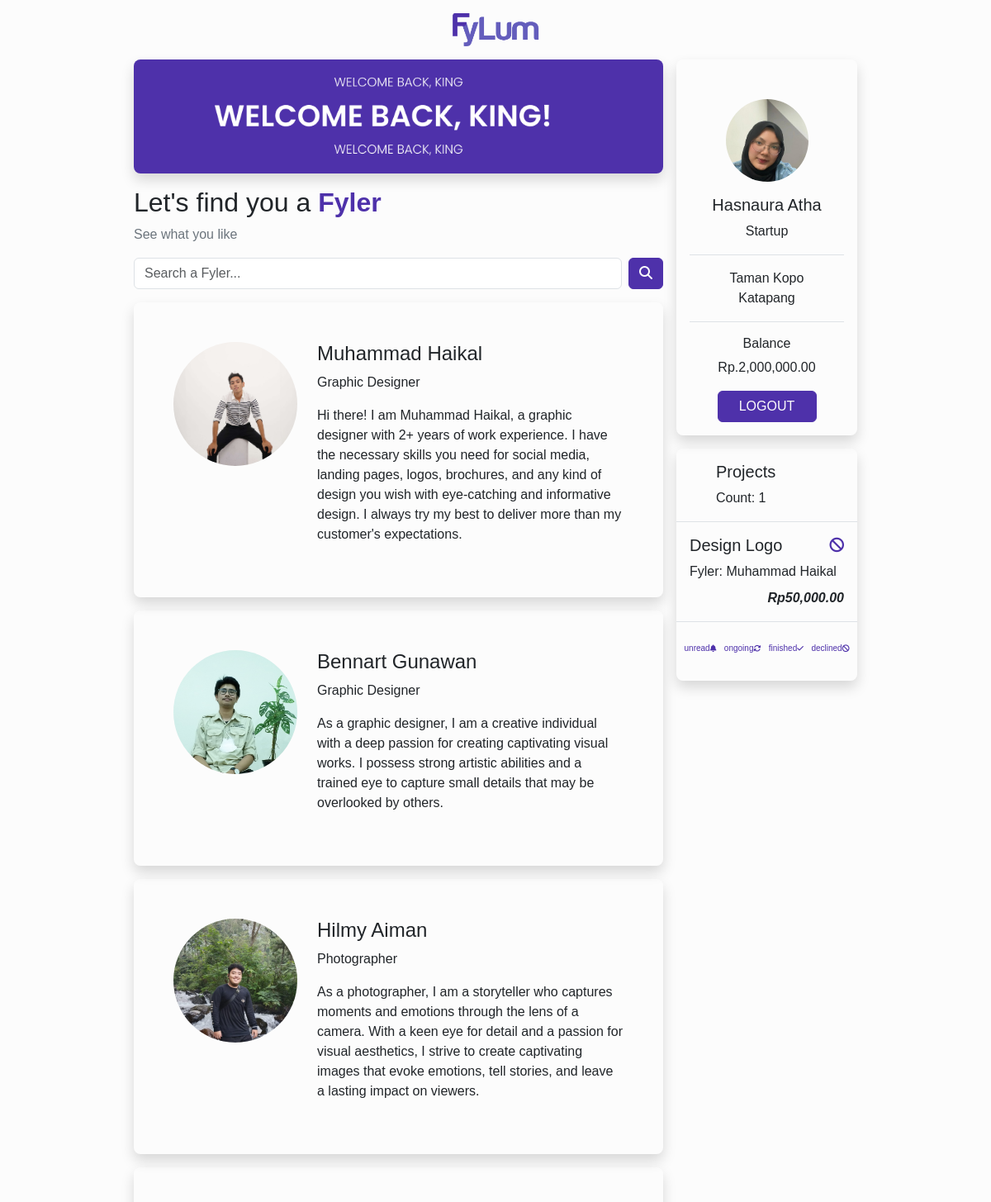
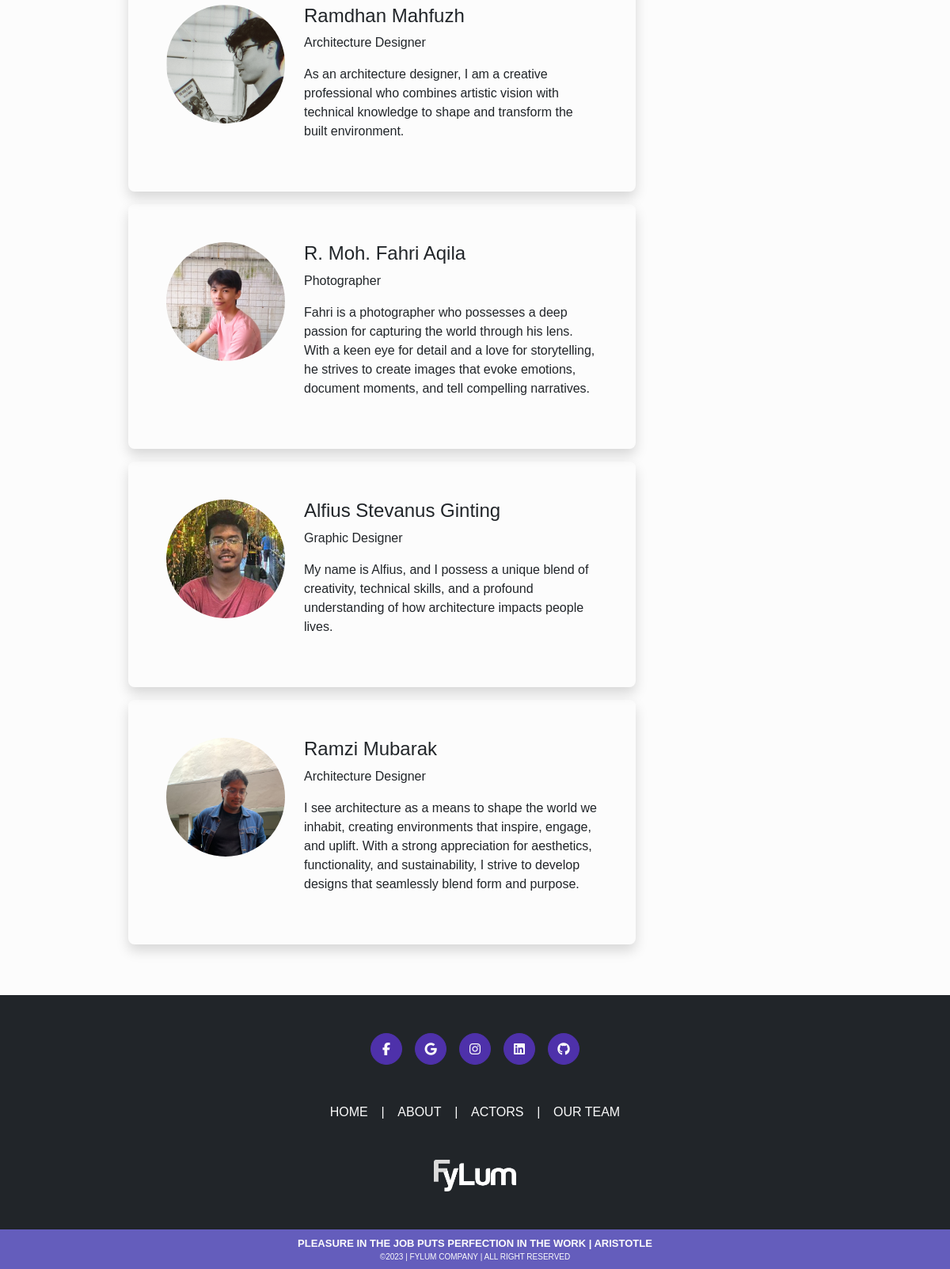
/kingdoms/index.php (signed in), run on an earlier commit of the app's database (2 pictures, top to bottom).
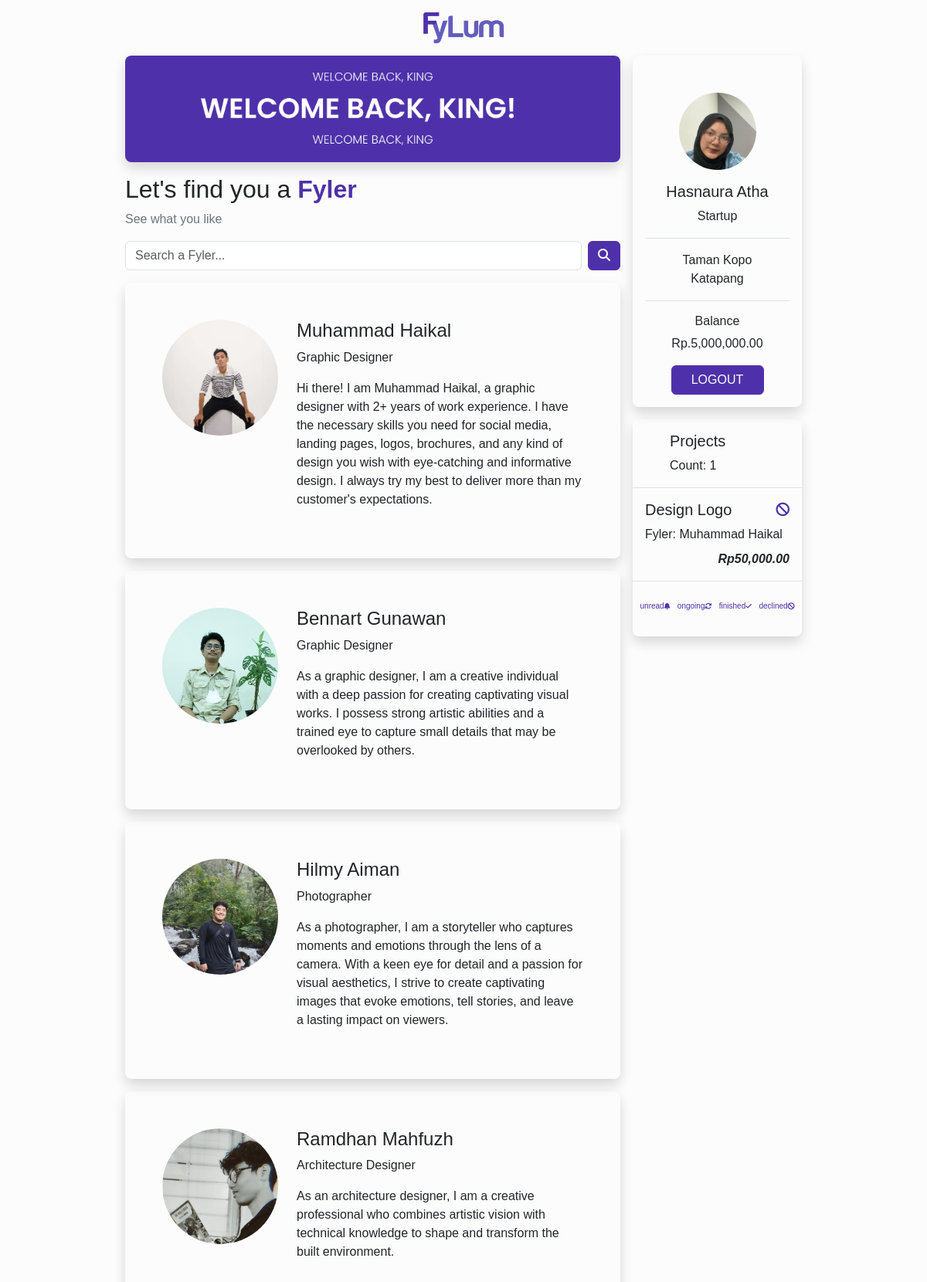
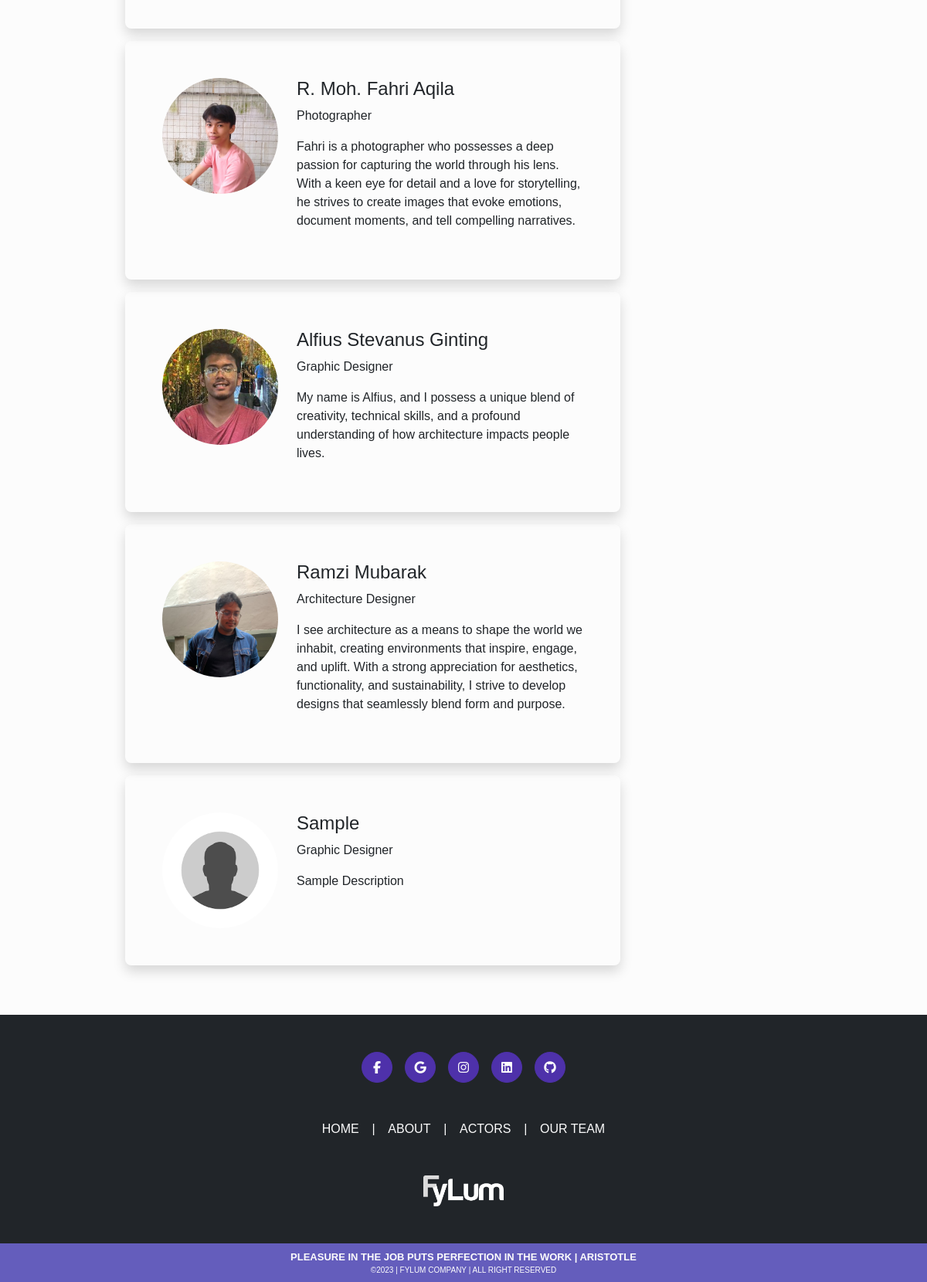
And on a later commit of the database (2 pictures, top to bottom).
### tables this page shows
CREATE TABLE IF NOT EXISTS `fylers` (
  `fyler_id` int(11) NOT NULL AUTO_INCREMENT,
  `account_email` varchar(50) NOT NULL DEFAULT '',
  `fyler_name` varchar(50) NOT NULL DEFAULT '',
  `fyler_cate` varchar(50) NOT NULL DEFAULT '',
  `fyler_desc` varchar(500) NOT NULL DEFAULT '',
  `fyler_age` int(11) NOT NULL,
  `fyler_add` varchar(50) NOT NULL DEFAULT '',
  `fyler_balance` int(11) NOT NULL,
  `fyler_photo` varchar(50) NOT NULL DEFAULT '',
  `fyler_project` int(11) NOT NULL,
  PRIMARY KEY (`fyler_id`),
  KEY `FK__fylers` (`account_email`),
  CONSTRAINT `FK__fylers` FOREIGN KEY (`account_email`) REFERENCES `accounts` (`account_email`) ON DELETE NO ACTION ON UPDATE NO ACTION
);

CREATE TABLE IF NOT EXISTS `projects` (
  `project_id` int(11) NOT NULL AUTO_INCREMENT,
  `king_id` int(11) NOT NULL,
  `fyler_id` int(11) NOT NULL,
  `project_name` varchar(50) NOT NULL,
  `project_desc` varchar(500) NOT NULL,
  `project_start` date NOT NULL,
  `project_end` date NOT NULL,
  `project_cost` int(11) NOT NULL,
  `project_tax` int(11) NOT NULL,
  `project_fee` int(11) NOT NULL,
  `project_status` varchar(50) NOT NULL,
  `project_deliv` varchar(50) DEFAULT NULL,
  PRIMARY KEY (`project_id`),
  KEY `FK_project_king` (`king_id`),
  KEY `FK_project_fyler` (`fyler_id`),
  CONSTRAINT `FK_project_fyler` FOREIGN KEY (`fyler_id`) REFERENCES `fylers` (`fyler_id`) ON DELETE NO ACTION ON UPDATE NO ACTION,
  CONSTRAINT `FK_project_king` FOREIGN KEY (`king_id`) REFERENCES `kings` (`king_id`) ON DELETE NO ACTION ON UPDATE NO ACTION
);

### kingdoms/index.php (the view, shortened to what the changed rows need)
<?php
include('../server/connection.php');
if (isset($_SESSION['logged_in'])) {
  $king_id = $_SESSION['king_id'];
  $king_balance = $_SESSION['king_balance'];
}
?>
<?php
if (isset($_POST['btn_search'])) {
  $keyword = $_POST['keyword'];
  $q_fyler = "SELECT * FROM fylers WHERE fyler_name LIKE '%$keyword%' OR fyler_cate LIKE '%$keyword%'";
} else {
  $q_fyler = "SELECT * FROM fylers";
}
$r_fyler = mysqli_query($conn, $q_fyler);
?>
<?php
$q_projects = "SELECT p.project_id, p.king_id, f.fyler_name,
p.fyler_id, p.project_name, p.project_desc, p.project_start,
p.project_end, p.project_cost, p.project_tax, p.project_fee,
p.project_status, p.project_deliv
 FROM projects p JOIN fylers f ON f.fyler_id = p.fyler_id WHERE king_id = $king_id ORDER BY f.fyler_name";
$r_projects = mysqli_query($conn, $q_projects);
?>
<!DOCTYPE html>
<html lang="en">
<head>
  <link rel="stylesheet" href="../bootstrap/css/bootstrap.css" />
  <link rel="stylesheet" href="../bootstrap/css/main.css" />
  <link href="https://cdn.jsdelivr.net/npm/@sweetalert2/theme-dark@4/dark.css" rel="stylesheet" />
</head>
<body class="bg-main-purple">
  <main>
    <div class="container-fluid bg-nearly-white p-0 m-0 text-dark">
      <div class="container-fluid w-75 pt-5">
        <div class="d-flex mt-4">
          <div class="w-75">
            <div class="mb-3 me-3">
              <h2 class="fw-normal">Let's find you a <span class="fw-bold text-main-purple">Fyler</span></h2>
            </div>
            <?php while ($row = mysqli_fetch_assoc($r_fyler)) { ?>
              <a class="text-dark text-decoration-none" href="" data-bs-toggle="modal" data-bs-target="#modalFylerDetail<?= $row['fyler_id'] ?>">
                <div class="mb-3 me-3">
                  <div class="shadow card-scale-1 rounded-3">
                    <div class="d-flex p-5">
                      <div>
                        <img class="object-fit-cover rounded-circle" src="../assets/images/profiles/fylers/<?= $row['fyler_photo'] ?>" alt="" height="150px" width="150px">
                      </div>
                      <div class="ms-4">
                        <h4><?= $row['fyler_name'] ?></h4>
                        <p><?= $row['fyler_cate'] ?></p>
                        <p class="fw-light"><?= $row['fyler_desc'] ?></p>
                      </div>
                    </div>
                  </div>
                </div>
              </a>
            <?php } ?>
          </div>
          <div class="w-25">
            <div class="mb-3">
              <div class="shadow pt-5 px-3 mb-3 rounded-3">
                <div class="py-3 text-center">
                  <h6 class="0-0">Balance</h6>
                  <p class="m-0 fw-light">Rp.<?= number_format($king_balance) ?>.00</p>
                </div>
              </div>
              <div class="shadow py-3 rounded-3">
                <?php while ($row = mysqli_fetch_assoc($r_projects)) { ?>
                  <?php if ($row['project_status'] == 'unread') {
                    $icon_stat = '<i class="fa-solid fa-bell fa-sm"></i>';
                  } else if ($row['project_status'] == 'ongoing') {
                    $icon_stat = '<i class="fa-solid fa-rotate fa-sm"></i>';
                  } else if ($row['project_status'] == 'finished') {
                    $icon_stat = '<i class="fa-solid fa-check fa-sm"></i>';
                  } else {
                    $icon_stat = '<i class="fa-solid fa-ban fa-sm"></i>';
                  } ?>
                  <a class="text-dark text-decoration-none" href="" data-bs-toggle="modal" data-bs-target="#modalProject<?= $row['project_id'] ?>">
                    <div class="border-bottom project-item">
                      <div class="d-flex flex-column p-3 justify-content-end">
                        <div class="d-flex align-item-center justify-content-between m-0">
                          <h5 class="m-0"><?= $row['project_name'] ?></h5>
                          <h5 class="text-main-purple">
                            <?= $icon_stat ?>
                          </h5>
                        </div>
                        <p class="mb-2 fw-light">Fyler: <?= $row['fyler_name'] ?></p>
                        <p class="m-0 fw-bold text-end fst-italic">Rp<?= number_format($row['project_cost']) ?>.00</p>
                      </div>
                    </div>
                  </a>
                <?php } ?>
              </div>
            </div>
          </div>
        </div>
      </div>
    </div>
  </main>
</body>
</html>

What changed in the data, as far as the page shows it:
added fylers: fyler_photo (picture), fyler_name "Sample", fyler_cate "Graphic Designer", fyler_desc "Sample Description"
Also different on the page:
$king_balance: "2,000,000" → "5,000,000"
